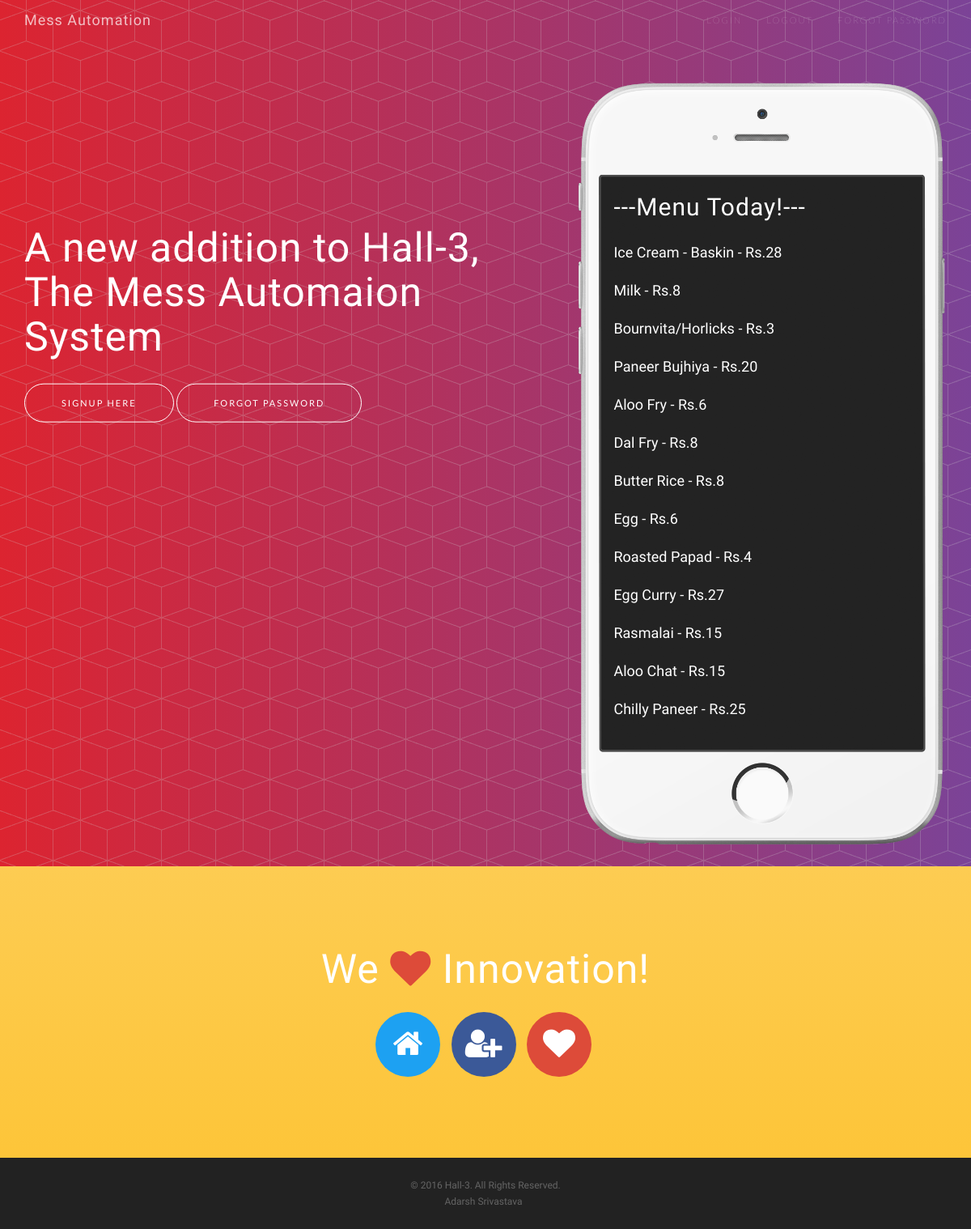
The page / on the database its author committed.
### messautomation/models.py (models this page shows, shortened)
class Extras(models.Model):
	extra_name = models.CharField(max_length=200,blank=True)
	extra_cost = models.IntegerField(default=0,blank=True)
	day_of_week = models.CharField(max_length=500,blank=True)
	num = models.IntegerField(default=0,blank=True)

### messautomation/views.py (the view)
# urls.py: url(r'^$', main_page),
def main_page(request):
	project='Hello'
	now = datetime.now()
	now = now.strftime("%A")
	extras = Extras.objects.filter(day_of_week__contains=now,num=0)
	return render(request,'index.html',{'project':project,'extra':extras})

### messautomation/templates/index.html (shortened to what this page needs)
<!DOCTYPE html>
<html lang="en">
<head>
    {% load staticfiles %}
    <link href="{% static "vendor/bootstrap/css/bootstrap.min.css" %}" rel="stylesheet">
    {% load staticfiles %}
    <link rel="stylesheet" href="{% static "vendor/font-awesome/css/font-awesome.min.css"%}">
    {% load staticfiles %}
    <link rel="stylesheet" href="{% static "vendor/simple-line-icons/css/simple-line-icons.css"%}">
    {% load staticfiles %}
    <link rel="stylesheet" href="{% static "vendor/device-mockups/device-mockups.min.css"%}">
    {% load staticfiles %}
    <link href="{% static "css/new-age.min.css"%}" rel="stylesheet">
</head>
<body id="page-top">
    <nav id="mainNav" class="navbar navbar-default navbar-fixed-top">
        <div class="container">
            <div class="navbar-header">
                <a class="navbar-brand page-scroll" href="#page-top">Mess Automation</a>
            </div>
            <div class="collapse navbar-collapse" id="bs-example-navbar-collapse-1">
                <ul class="nav navbar-nav navbar-right">
                    <li>
                        <a class="page-scroll" href="/login/">Login</a>
                    </li>
                    <li>
                        <a class="page-scroll" href="/logout/">Logout</a>
                    </li>
		    <li>
			<a class="page-scroll" href="/forgotpass/">Forgot Password</a>
		    </li>
                </ul>
            </div>
        </div>
    </nav>
    <header>
        <div class="container" >
            <div class="row">
                <div class="col-sm-7">
                    <div class="header-content">
                        <div class="header-content-inner">
                            <h1>A new addition to Hall-3, The Mess Automaion System</h1>
                            <a href="/signup/" class="btn btn-outline btn-xl page-scroll">Signup Here</a>
		            <a href="/forgotpass/" class="btn btn-outline btn-xl page-scroll">Forgot Password</a>
                        </div>
                    </div>
                </div>
                <div class="col-sm-5" style="height:75em" >
                    <div class="device-container">
                        <div class="device-mockup iphone6 portrait white" style="width:100%">
                            <div class="device" style="width:100%">
                                <div class="screen" style="width:100%">
                                    <div class="container">
                                      <h2>---Menu Today!---</h2>
                                      {% for extras in extra %}
                                      <p>{{extras.extra_name}} - Rs.{{extras.extra_cost}}</p>
                                      {% endfor %}
                                    </div>
                                </div>
                                <div class="button" onclick="messlogin()">
                                </div>
                            </div>
                        </div>
                    </div>
                </div>
            </div>
        </div>
        <br>
    </header>
    <section id="contact" class="contact bg-primary">
        <div class="container">
            <h2>We <i class="fa fa-heart"></i> Innovation!</h2>
            <ul class="list-inline list-social">
                <li class="social-twitter">
                    <a href="/"><i class="fa fa-home"></i></a>
                </li>
                <li class="social-facebook">
                    <a href="/signup/"><i class="fa fa-user-plus"></i></a>
                </li>
                <li class="social-google-plus">
                    <a href="http://home.iitk.ac.in/~adarshs"><i class="fa fa-heart"></i></a>
                </li>
            </ul>
        </div>
    </section>
    <footer>
        <div class="container">
            <p>&copy; 2016 Hall-3. All Rights Reserved.</p>
            <ul class="list-inline">
                <li>
                    <a href="http://home.iitk.ac.in/~adarshs">Adarsh Srivastava</a>
                </li>
            </ul>
        </div>
    </footer>
    {% load staticfiles %}
    {% load staticfiles %}
    {% load staticfiles %}
</body>
</html>

### rows shown on the page
Extras: extra_name "Ice Cream - Baskin", extra_cost "28"
Extras: extra_name "Milk", extra_cost "8"
Extras: extra_name "Bournvita/Horlicks", extra_cost "3"
Extras: extra_name "Paneer Bujhiya", extra_cost "20"
Extras: extra_name "Aloo Fry", extra_cost "6"
Extras: extra_name "Dal Fry", extra_cost "8"
Extras: extra_name "Butter Rice", extra_cost "8"
Extras: extra_name "Egg", extra_cost "6"
Extras: extra_name "Roasted Papad", extra_cost "4"
Extras: extra_name "Egg Curry", extra_cost "27"
Extras: extra_name "Rasmalai", extra_cost "15"
Extras: extra_name "Aloo Chat", extra_cost "15"
Extras: extra_name "Chilly Paneer", extra_cost "25"
